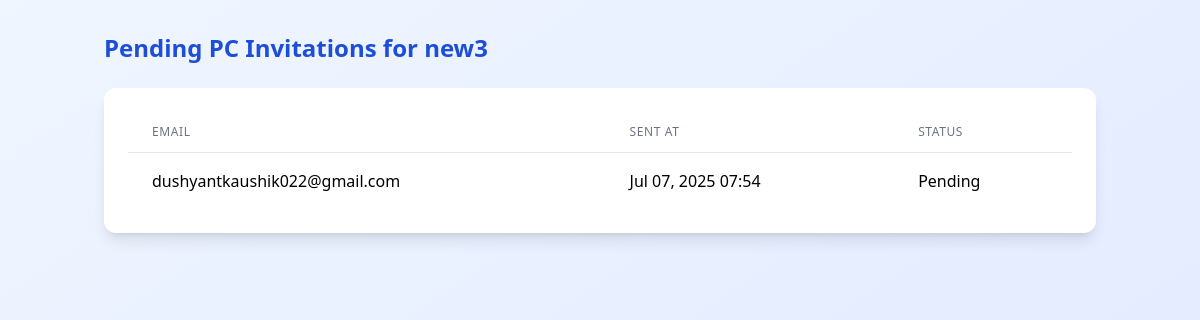
The page /dashboard/chair/conference/8/pc/invitations/ (signed in) on the database its author committed.
### conference/models.py (models this page shows, shortened)
class Conference(models.Model):
    name = models.CharField(max_length=255)
    acronym = models.CharField(max_length=50, blank=True)
    web_page = models.URLField(blank=True)
    venue = models.CharField(max_length=255, blank=True)
    city = models.CharField(max_length=100, blank=True)
    country = models.CharField(max_length=100, blank=True)
    estimated_submissions = models.IntegerField(null=True, blank=True)
    start_date = models.DateField()
    end_date = models.DateField()
    primary_area = models.CharField(max_length=50, choices=AREA_CHOICES, default='AI')
    secondary_area = models.CharField(max_length=50, choices=AREA_CHOICES, default='AI')
    area_notes = models.TextField(blank=True)
    organizer = models.CharField(max_length=255, blank=True)
    organizer_web_page = models.URLField(blank=True)
    contact_phone = models.CharField(max_length=20, blank=True)
    role = models.CharField(max_length=100, blank=True)
    is_approved = models.BooleanField(default=False)
    requested_by = models.ForeignKey(User, on_delete=models.CASCADE, related_name='requested_conferences', null=True, blank=True)
    description = models.TextField(blank=True)
    chair = models.ForeignKey(User, on_delete=models.CASCADE, related_name='chaired_conferences')
    status = models.CharField(max_length=20, choices=[('upcoming', 'Upcoming'), ('live', 'Live'), ('completed', 'Completed')], default='upcoming')
    invite_link = models.CharField(max_length=255, blank=True)
    created_at = models.DateTimeField(auto_now_add=True)
    paper_submission_deadline = models.DateField(null=True, blank=True)
    paper_format = models.CharField(max_length=10, choices=[('pdf', 'PDF'), ('docx', 'DOCX')], default='pdf')
    contact_email = models.EmailField(blank=True, help_text="Main contact email for the conference")
    registration_fee = models.DecimalField(max_digits=10, decimal_places=2, null=True, blank=True, help_text="Registration fee amount")
    theme_domain = models.CharField(max_length=255, blank=True, help_text="Conference theme or domain")
    blind_review = models.BooleanField(default=True)
    abstract_required = models.BooleanField(default=True)
    multiple_authors_allowed = models.BooleanField(default=True)
    submission_deadline = models.DateTimeField(null=True, blank=True, help_text="Final submission deadline")
    max_paper_length = models.IntegerField(default=10)
    allow_supplementary = models.BooleanField(default=False)
    reviewers_per_paper = models.IntegerField(default=3)
    review_deadline = models.DateTimeField(null=True, blank=True, help_text="Review submission deadline")
    paper_bidding_enabled = models.BooleanField(default=False, help_text="Enable paper bidding for reviewers")
    review_form_enabled = models.BooleanField(default=True)
    confidence_scores_enabled = models.BooleanField(default=True)
    allow_rebuttal_phase = models.BooleanField(default=False, help_text="Enable author rebuttal phase")
    rebuttal_deadline = models.DateTimeField(null=True, blank=True, help_text="Rebuttal submission deadline")
    rebuttal_word_limit = models.IntegerField(default=500, help_text="Word limit for rebuttals")
    decision_deadline = models.DateTimeField(null=True, blank=True, help_text="Final decision deadline")
    camera_ready_deadline = models.DateTimeField(null=True, blank=True, help_text="Camera-ready submission deadline")

class PCInvite(models.Model):
    STATUS_CHOICES = [
        ('pending', 'Pending'),
        ('accepted', 'Accepted'),
        ('cancelled', 'Cancelled'),
        ('declined', 'Declined'),
    ]
    conference = models.ForeignKey(Conference, on_delete=models.CASCADE, related_name='pc_invites')
    email = models.EmailField()
    name = models.CharField(max_length=255, blank=True)
    invited_by = models.ForeignKey(User, on_delete=models.CASCADE, related_name='pc_invites_sent')
    status = models.CharField(max_length=10, choices=STATUS_CHOICES, default='pending')
    sent_at = models.DateTimeField(auto_now_add=True)
    accepted_at = models.DateTimeField(null=True, blank=True)
    cancelled_at = models.DateTimeField(null=True, blank=True)
    token = models.CharField(max_length=64, unique=True)

### dashboard/views.py (the view)
# urls.py: path('chair/conference/<int:conf_id>/pc/invitations/', views.pc_invitations, name='pc_invitations'),
@login_required
def pc_invitations(request, conf_id):
    conference = get_object_or_404(Conference, id=conf_id)
    if conference.chair != request.user:
        return render(request, 'dashboard/forbidden.html', {'message': 'Only the chair can view invitations.'})
    invitations = PCInvite.objects.filter(conference=conference, status='pending')
    context = {'conference': conference, 'invitations': invitations}
    return render(request, 'dashboard/pc_invitations.html', context)

### templates/dashboard/pc_invitations.html (shortened to what this page needs)
<!DOCTYPE html>
<html lang="en">
<head>
    <script src="https://cdn.tailwindcss.com"></script>
</head>
<body class="bg-gradient-to-br from-blue-50 to-indigo-100 min-h-screen flex flex-col">
    <main class="container mx-auto px-4 py-8">
        <h1 class="text-2xl font-bold text-blue-700 mb-6">Pending PC Invitations for {{ conference.acronym|default:conference.name }}</h1>
        <div class="bg-white rounded-xl shadow-lg p-6">
            {% if invitations %}
                <table class="min-w-full divide-y divide-gray-200">
                    <thead>
                        <tr>
                            <th class="px-6 py-3 text-left text-xs font-medium text-gray-500 uppercase tracking-wider">Email</th>
                            <th class="px-6 py-3 text-left text-xs font-medium text-gray-500 uppercase tracking-wider">Sent At</th>
                            <th class="px-6 py-3 text-left text-xs font-medium text-gray-500 uppercase tracking-wider">Status</th>
                        </tr>
                    </thead>
                    <tbody class="bg-white divide-y divide-gray-200">
                        {% for invite in invitations %}
                        <tr>
                            <td class="px-6 py-4 whitespace-nowrap">{{ invite.email }}</td>
                            <td class="px-6 py-4 whitespace-nowrap">{{ invite.sent_at|date:"M d, Y H:i" }}</td>
                            <td class="px-6 py-4 whitespace-nowrap">{{ invite.status|title }}</td>
                        </tr>
                        {% endfor %}
                    </tbody>
                </table>
            {% else %}
                <div class="text-gray-600">No pending invitations.</div>
            {% endif %}
        </div>
    </main>
</body>
</html>

### rows shown on the page
Conference: acronym "new3"
PCInvite: email "dushyantkaushik022@gmail.com", sent_at "Jul 07, 2025 07:54", status "Pending"
